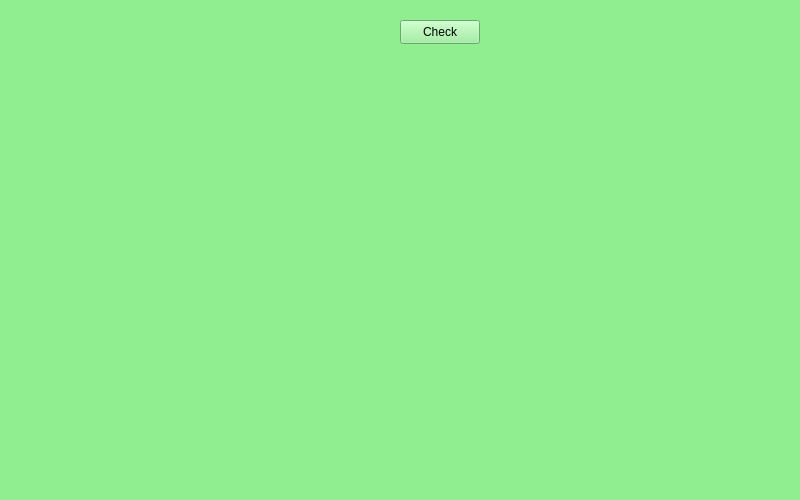
<?xml version="1.0" encoding="UTF-8"?>
<ui version="4.0">
 <class>MainWindow</class>
 <widget class="QMainWindow" name="MainWindow">
  <property name="geometry">
   <rect>
    <x>0</x>
    <y>0</y>
    <width>800</width>
    <height>500</height>
   </rect>
  </property>
  <property name="windowTitle">
   <string>MainWindow</string>
  </property>
  <property name="styleSheet">
   <string notr="true">background-color:lightgreen;</string>
  </property>
  <widget class="QWidget" name="centralwidget">
   <widget class="QLabel" name="label">
    <property name="geometry">
     <rect>
      <x>0</x>
      <y>140</y>
      <width>401</width>
      <height>361</height>
     </rect>
    </property>
    <property name="styleSheet">
     <string notr="true">background-image:url(:/images/Order_Completed-removebg-preview.png );</string>
    </property>
    <property name="text">
     <string/>
    </property>
   </widget>
   <widget class="QPushButton" name="pushButton">
    <property name="geometry">
     <rect>
      <x>880</x>
      <y>10</y>
      <width>101</width>
      <height>31</height>
     </rect>
    </property>
    <property name="font">
     <font>
      <family>Tempus Sans ITC</family>
      <pointsize>-1</pointsize>
      <italic>true</italic>
      <bold>true</bold>
      <underline>false</underline>
      <strikeout>false</strikeout>
     </font>
    </property>
    <property name="styleSheet">
     <string notr="true">QPushButton {
    background-color: lightblue;
    border: 2px solid #333333;
    color: #333333;
    font-size: 16px;
    padding: 8px 16px;


}

QPushButton:hover {
    background-color: #333333;
    color: #ffffff;
}
</string>
    </property>
    <property name="text">
     <string>Creators </string>
    </property>
   </widget>
   <widget class="QLabel" name="label_2">
    <property name="geometry">
     <rect>
      <x>510</x>
      <y>-30</y>
      <width>211</width>
      <height>171</height>
     </rect>
    </property>
    <property name="styleSheet">
     <string notr="true">
                       background-image: url(:/images/c49e8a4429b543158951fbaca6b7a3da-removebg-preview.png);
           </string>
    </property>
    <property name="text">
     <string/>
    </property>
   </widget>
   <widget class="QPushButton" name="pushButton_2">
    <property name="geometry">
     <rect>
      <x>400</x>
      <y>20</y>
      <width>80</width>
      <height>24</height>
     </rect>
    </property>
    <property name="text">
     <string>Check</string>
    </property>
   </widget>
   <widget class="QStackedWidget" name="stackedWidget">
    <property name="geometry">
     <rect>
      <x>150</x>
      <y>110</y>
      <width>120</width>
      <height>80</height>
     </rect>
    </property>
    <property name="currentIndex">
     <number>0</number>
    </property>
    <widget class="QWidget" name="page"/>
    <widget class="QWidget" name="page_2"/>
   </widget>
  </widget>
  <widget class="QMenuBar" name="menubar">
   <property name="geometry">
    <rect>
     <x>0</x>
     <y>0</y>
     <width>800</width>
     <height>21</height>
    </rect>
   </property>
  </widget>
  <widget class="QStatusBar" name="statusbar"/>
 </widget>
 <resources/>
 <connections/>
</ui>
